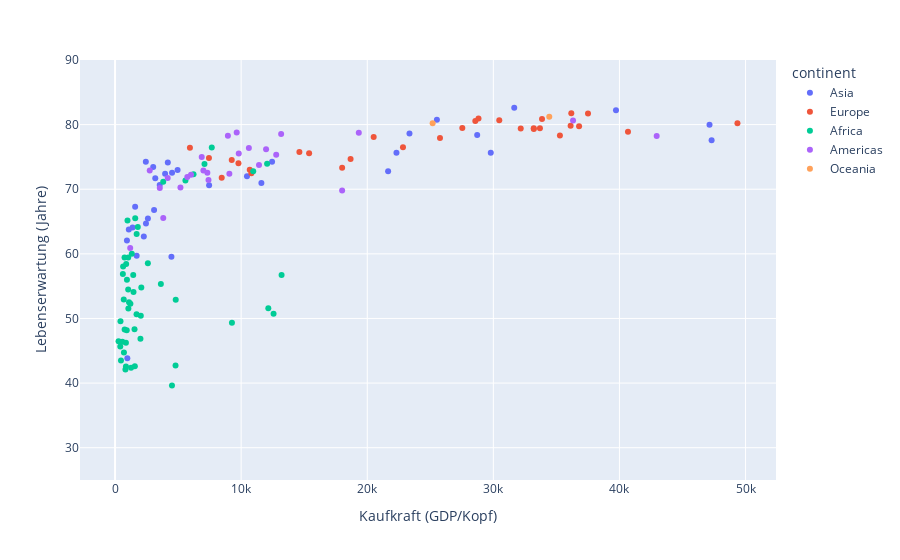

This figure's notebook cell:
### Markdown cell above
# Zusätzlich nach Weltregionen (Kontinent) differenzieren

### Code cell
fig = px.scatter(
    df,
    x="gdp_cap",
    y="life_exp",
    range_y=[25, 90],
    hover_name="country",
    color="continent",
    labels={
        "gdp_cap": "Kaufkraft (GDP/Kopf)",
        "life_exp": "Lebenserwartung (Jahre)",
    },
)
fig.show()

### Figure 1 — Plotly figure (JSON) as saved in the notebook; plotly's stock layout.template omitted (floating-point values rounded to 4 significant figures)
{"data": [{"hovertemplate": "<b>%{hovertext}</b><br><br>continent=Asia<br>Kaufkraft (GDP/Kopf)=%{x}<br>Lebenserwartung (Jahre)=%{y}<extra></extra>", "hovertext": ["Afghanistan", "Bahrain", "Bangladesh", "Cambodia", "China", "Hong Kong, China", "India", "Indonesia", "Iran", "Iraq", "Israel", "Japan", "Jordan", "Korea, Dem. Rep.", "Korea, Rep.", "Kuwait", "Lebanon", "Malaysia", "Mongolia", "Myanmar", "Nepal", "Oman", "Pakistan", "Philippines", "Saudi Arabia", "Singapore", "Sri Lanka", "Syria", "Taiwan", "Thailand", "Vietnam", "West Bank and Gaza", "Yemen, Rep."], "legendgroup": "Asia", "marker": {"color": "#636efa", "symbol": "circle"}, "mode": "markers", "name": "Asia", "orientation": "v", "showlegend": true, "type": "scatter", "x": [974.6, 29800.0, 1391.0, 1714.0, 4959.0, 39720.0, 2452.0, 3541.0, 11610.0, 4471.0, 25520.0, 31660.0, 4519.0, 1593.0, 23350.0, 47310.0, 10460.0, 12450.0, 3096.0, 944, 1091.0, 22320.0, 2606.0, 3190.0, 21650.0, 47140.0, 3970.0, 4185.0, 28720.0, 7458.0, 2442.0, 3025.0, 2281.0], "xaxis": "x", "y": [43.83, 75.64, 64.06, 59.72, 72.96, 82.21, 64.7, 70.65, 70.96, 59.55, 80.75, 82.6, 72.53, 67.3, 78.62, 77.59, 71.99, 74.24, 66.8, 62.07, 63.78, 75.64, 65.48, 71.69, 72.78, 79.97, 72.4, 74.14, 78.4, 70.62, 74.25, 73.42, 62.7], "yaxis": "y"}, {"hovertemplate": "<b>%{hovertext}</b><br><br>continent=Europe<br>Kaufkraft (GDP/Kopf)=%{x}<br>Lebenserwartung (Jahre)=%{y}<extra></extra>", "hovertext": ["Albania", "Austria", "Belgium", "Bosnia and Herzegovina", "Bulgaria", "Croatia", "Czech Republic", "Denmark", "Finland", "France", "Germany", "Greece", "Hungary", "Iceland", "Ireland", "Italy", "Montenegro", "Netherlands", "Norway", "Poland", "Portugal", "Romania", "Serbia", "Slovak Republic", "Slovenia", "Spain", "Sweden", "Switzerland", "Turkey", "United Kingdom"], "legendgroup": "Europe", "marker": {"color": "#EF553B", "symbol": "circle"}, "mode": "markers", "name": "Europe", "orientation": "v", "showlegend": true, "type": "scatter", "x": [5937.0, 36130.0, 33690.0, 7446.0, 10680.0, 14620.0, 22830.0, 35280.0, 33210.0, 30470.0, 32170.0, 27540.0, 18010.0, 36180.0, 40680.0, 28570.0, 9254.0, 36800.0, 49360.0, 15390.0, 20510.0, 10810.0, 9787.0, 18680.0, 25770.0, 28820.0, 33860.0, 37510.0, 8458.0, 33200.0], "xaxis": "x", "y": [76.42, 79.83, 79.44, 74.85, 73.0, 75.75, 76.49, 78.33, 79.31, 80.66, 79.41, 79.48, 73.34, 81.76, 78.89, 80.55, 74.54, 79.76, 80.2, 75.56, 78.1, 72.48, 74.0, 74.66, 77.93, 80.94, 80.88, 81.7, 71.78, 79.42], "yaxis": "y"}, {"hovertemplate": "<b>%{hovertext}</b><br><br>continent=Africa<br>Kaufkraft (GDP/Kopf)=%{x}<br>Lebenserwartung (Jahre)=%{y}<extra></extra>", "hovertext": ["Algeria", "Angola", "Benin", "Botswana", "Burkina Faso", "Burundi", "Cameroon", "Central African Republic", "Chad", "Comoros", "Congo, Dem. Rep.", "Congo, Rep.", "Cote d'Ivoire", "Djibouti", "Egypt", "Equatorial Guinea", "Eritrea", "Ethiopia", "Gabon", "Gambia", "Ghana", "Guinea", "Guinea-Bissau", "Kenya", "Lesotho", "Liberia", "Libya", "Madagascar", "Malawi", "Mali", "Mauritania", "Mauritius", "Morocco", "Mozambique", "Namibia", "Niger", "Nigeria", "Reunion", "Rwanda", "Sao Tome and Principe", "Senegal", "Sierra Leone", "Somalia", "South Africa", "Sudan", "Swaziland", "Tanzania", "Togo", "Tunisia", "Uganda", "Zambia", "Zimbabwe"], "legendgroup": "Africa", "marker": {"color": "#00cc96", "symbol": "circle"}, "mode": "markers", "name": "Africa", "orientation": "v", "showlegend": true, "type": "scatter", "x": [6223.0, 4797.0, 1441.0, 12570.0, 1217.0, 430.1, 2042.0, 706.0, 1704.0, 986.1, 277.6, 3633.0, 1545.0, 2082.0, 5581.0, 12150.0, 641.4, 690.8, 13210.0, 752.7, 1328.0, 942.7, 579.2, 1463.0, 1569.0, 414.5, 12060.0, 1045.0, 759.3, 1043.0, 1803.0, 10960.0, 3820.0, 823.7, 4811.0, 619.7, 2014.0, 7670.0, 863.1, 1598.0, 1712.0, 862.5, 926.1, 9270.0, 2602.0, 4513.0, 1107.0, 883.0, 7093.0, 1056.0, 1271.0, 469.7], "xaxis": "x", "y": [72.3, 42.73, 56.73, 50.73, 52.3, 49.58, 50.43, 44.74, 50.65, 65.15, 46.46, 55.32, 48.33, 54.79, 71.34, 51.58, 58.04, 52.95, 56.73, 59.45, 60.02, 56.01, 46.39, 54.11, 42.59, 45.68, 73.95, 59.44, 48.3, 54.47, 64.16, 72.8, 71.16, 42.08, 52.91, 56.87, 46.86, 76.44, 46.24, 65.53, 63.06, 42.57, 48.16, 49.34, 58.56, 39.61, 52.52, 58.42, 73.92, 51.54, 42.38, 43.49], "yaxis": "y"}, {"hovertemplate": "<b>%{hovertext}</b><br><br>continent=Americas<br>Kaufkraft (GDP/Kopf)=%{x}<br>Lebenserwartung (Jahre)=%{y}<extra></extra>", "hovertext": ["Argentina", "Bolivia", "Brazil", "Canada", "Chile", "Colombia", "Costa Rica", "Cuba", "Dominican Republic", "Ecuador", "El Salvador", "Guatemala", "Haiti", "Honduras", "Jamaica", "Mexico", "Nicaragua", "Panama", "Paraguay", "Peru", "Puerto Rico", "Trinidad and Tobago", "United States", "Uruguay", "Venezuela"], "legendgroup": "Americas", "marker": {"color": "#ab63fa", "symbol": "circle"}, "mode": "markers", "name": "Americas", "orientation": "v", "showlegend": true, "type": "scatter", "x": [12780.0, 3822.0, 9066.0, 36320.0, 13170.0, 7007.0, 9645.0, 8948.0, 6025.0, 6873.0, 5728.0, 5186.0, 1202.0, 3548.0, 7321.0, 11980.0, 2749.0, 9809.0, 4173.0, 7409.0, 19330.0, 18010.0, 42950.0, 10610.0, 11420.0], "xaxis": "x", "y": [75.32, 65.55, 72.39, 80.65, 78.55, 72.89, 78.78, 78.27, 72.23, 74.99, 71.88, 70.26, 60.92, 70.2, 72.57, 76.19, 72.9, 75.54, 71.75, 71.42, 78.75, 69.82, 78.24, 76.38, 73.75], "yaxis": "y"}, {"hovertemplate": "<b>%{hovertext}</b><br><br>continent=Oceania<br>Kaufkraft (GDP/Kopf)=%{x}<br>Lebenserwartung (Jahre)=%{y}<extra></extra>", "hovertext": ["Australia", "New Zealand"], "legendgroup": "Oceania", "marker": {"color": "#FFA15A", "symbol": "circle"}, "mode": "markers", "name": "Oceania", "orientation": "v", "showlegend": true, "type": "scatter", "x": [34440.0, 25190.0], "xaxis": "x", "y": [81.23, 80.2], "yaxis": "y"}], "layout": {"legend": {"title": {"text": "continent"}, "tracegroupgap": 0}, "margin": {"t": 60}, "xaxis": {"anchor": "y", "domain": [0, 1], "title": {"text": "Kaufkraft (GDP/Kopf)"}}, "yaxis": {"anchor": "x", "domain": [0, 1], "range": [25, 90], "title": {"text": "Lebenserwartung (Jahre)"}}}}
